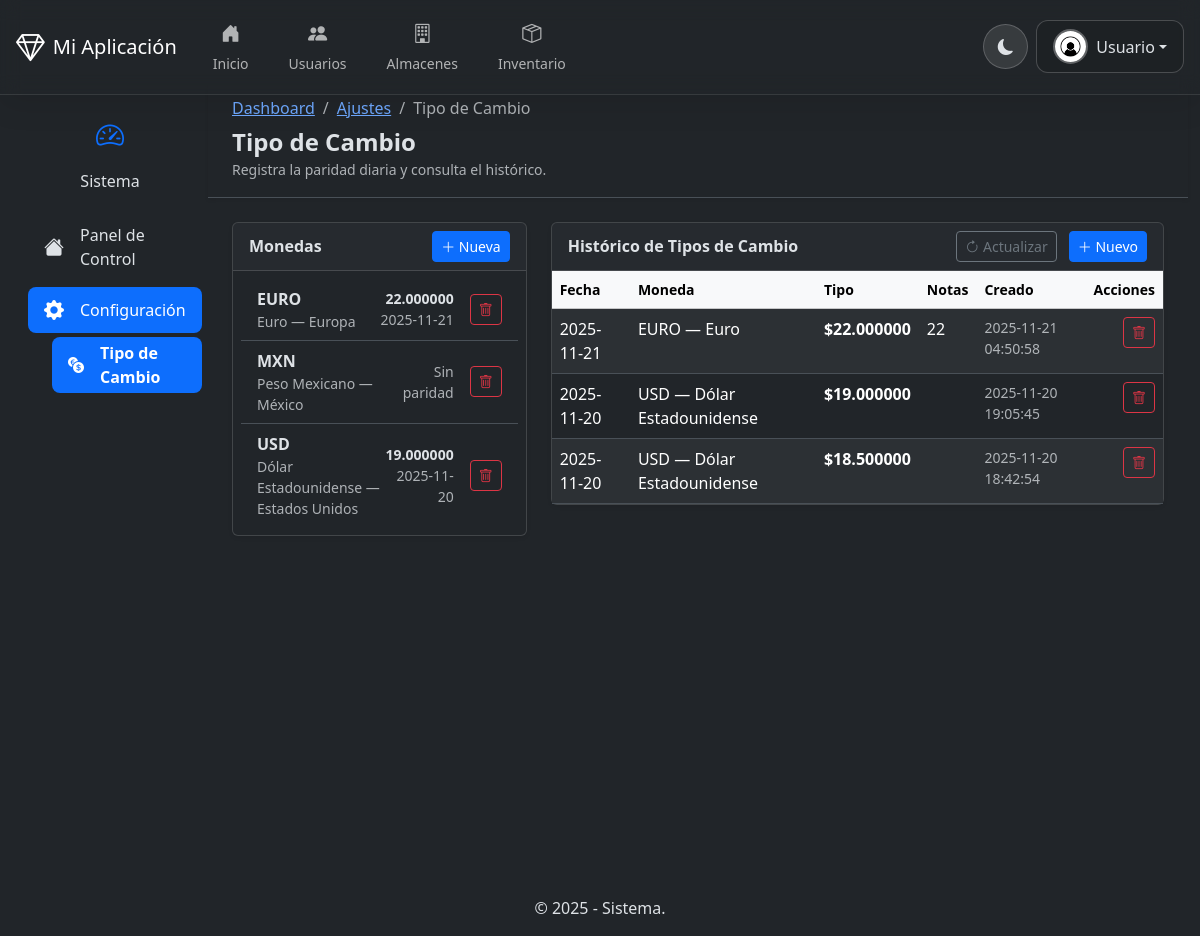
Before: /exchange_rates (signed in) with the older database file.
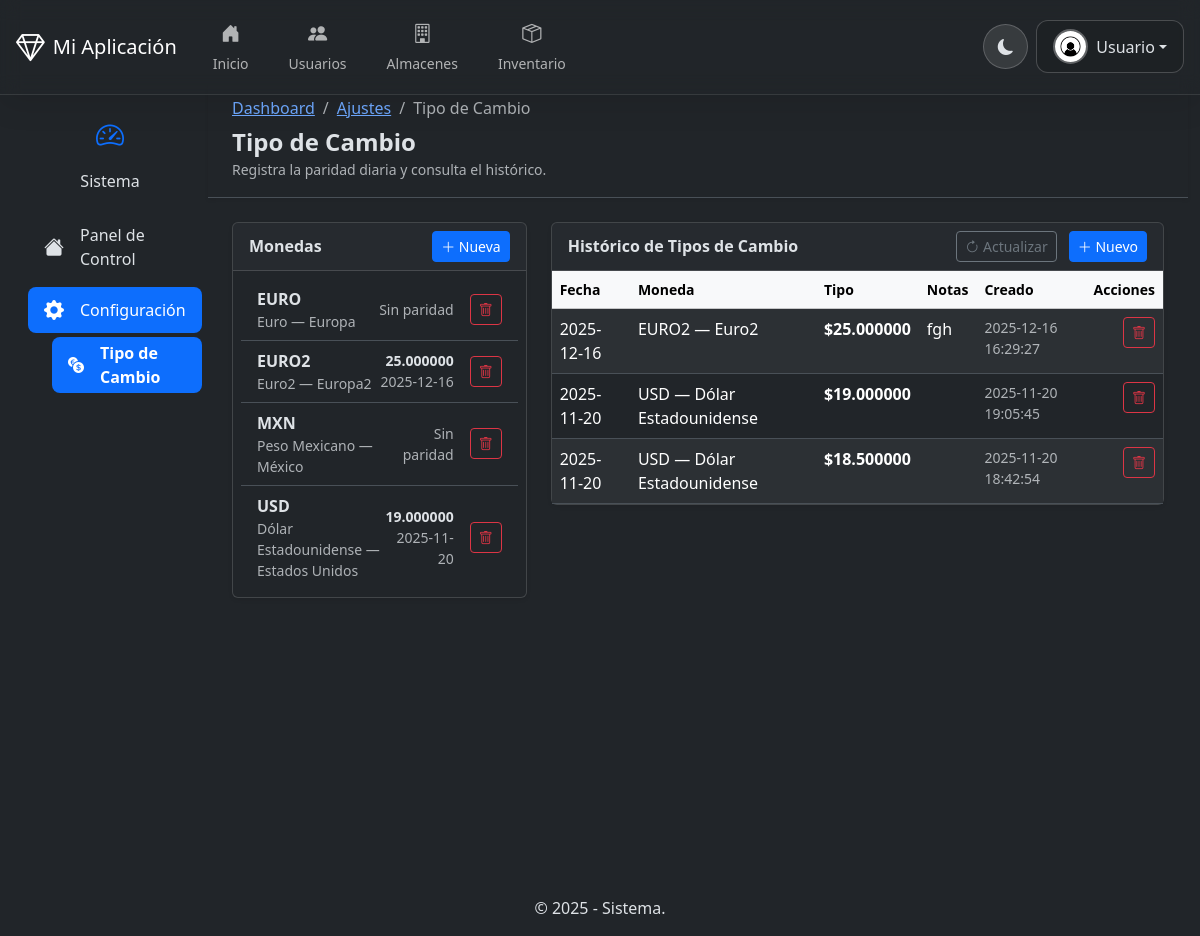
After: the same page with the newer database file.
### tables this page shows
CREATE TABLE `currencies` (
  `currency_id` int(11) NOT NULL,
  `currency_code` varchar(10) NOT NULL,
  `currency_name` varchar(100) NOT NULL,
  `country` varchar(100) NOT NULL,
  `created_at` timestamp NOT NULL DEFAULT current_timestamp()
);

CREATE TABLE `exchange_rates` (
  `rate_id` int(11) NOT NULL,
  `currency_id` int(11) NOT NULL,
  `rate` decimal(20,6) NOT NULL,
  `rate_date` date NOT NULL,
  `notes` text DEFAULT NULL,
  `created_at` timestamp NOT NULL DEFAULT current_timestamp()
);

### models/Database.php (called while the page is built, shortened)
<?php
class Database {
    private $connection;
    public function __construct() {
        try {
            $dsn = "mysql:host=" . DB_HOST . ";dbname=" . DB_NAME . ";charset=utf8mb4";
            $this->connection = new PDO($dsn, DB_USER, DB_PASS);
            $this->connection->setAttribute(PDO::ATTR_ERRMODE, PDO::ERRMODE_EXCEPTION);
        } catch (PDOException $e) {
            die("Fallo en la conexión a la base de datos: " . $e->getMessage());
        }
    }
    public function getConnection() {
        return $this->connection;
    }
}

### controllers/ExchangeRatesController.php (called while the page is built)
<?php
require_once __DIR__ . '/../models/ExchangeRateModel.php';
class ExchangeRatesController
{
    private $model;
    public function __construct($pdo = null)
    {
        $this->model = new ExchangeRateModel($pdo);
    }
    public function getViewData(): array
    {
        $currencies = $this->model->getCurrencies();
        $lastRates  = $this->model->getLastRates();
        $rates      = $this->model->getRates(500);
        return [
            'currencies' => $currencies,
            'lastRates'  => $lastRates,
            'rates'      => $rates
        ];
    }
}

### models/ExchangeRateModel.php (called while the page is built, shortened)
<?php
require_once __DIR__ . '/Database.php';
class ExchangeRateModel
{
    private $pdo;
    public function __construct(?PDO $pdo = null)
    {
        if ($pdo instanceof PDO) {
            $this->pdo = $pdo;
        } else {
            $this->pdo = (new Database())->getConnection();
        }
    }
    public function getCurrencies(): array
    {
        $stmt = $this->pdo->query("SELECT currency_id, currency_code, currency_name, country FROM currencies ORDER BY currency_code");
        return $stmt->fetchAll(PDO::FETCH_ASSOC);
    }
    public function getRates(int $limit = 500): array
    {
        $stmt = $this->pdo->prepare("
            SELECT er.rate_id, er.currency_id, er.rate, er.rate_date, er.notes, er.created_at, c.currency_code, c.currency_name
            FROM exchange_rates er
            JOIN currencies c ON c.currency_id = er.currency_id
            ORDER BY er.rate_date DESC, er.created_at DESC
            LIMIT :limit
        ");
        $stmt->bindValue(':limit', $limit, PDO::PARAM_INT);
        $stmt->execute();
        return $stmt->fetchAll(PDO::FETCH_ASSOC);
    }
    public function getLastRates(): array
    {
        $stmt = $this->pdo->prepare("
            SELECT er.currency_id, er.rate, er.rate_date, er.created_at
            FROM exchange_rates er
            JOIN (
              SELECT currency_id, MAX(created_at) AS max_created
              FROM exchange_rates
              GROUP BY currency_id
            ) grouped ON grouped.currency_id = er.currency_id AND grouped.max_created = er.created_at
        ");
        $stmt->execute();
        $rows = $stmt->fetchAll(PDO::FETCH_ASSOC);
        $out = [];
        foreach ($rows as $r) $out[$r['currency_id']] = $r;
        return $out;
    }
}

### views/pages/exchange_rates.php (the view, shortened to what the rows shown need)
<?php
require_once __DIR__ . '/../../controllers/ExchangeRatesController.php';
$controller = new ExchangeRatesController();
$data = $controller->getViewData();
$currencies = $data['currencies'];
$lastRates  = $data['lastRates'];
$rates      = $data['rates'];
?>
<div class="container-fluid m-0 p-0 min-vh-100" data-bs-theme="auto">
  <div class="row g-0">
    <main class="col-12 col-md-10">
      <div class="container-fluid px-4 py-4">
        <div class="row g-4">
          <div class="col-lg-4">
            <div class="card shadow-sm">
              <div class="card-body p-2">
                <ul id="currencies-list" class="list-group list-group-flush">
                  <?php if (!empty($currencies)): ?>
                    <?php foreach ($currencies as $c): ?>
                      <li class="list-group-item d-flex justify-content-between align-items-center">
                        <div>
                          <strong><?= htmlspecialchars($c['currency_code']) ?></strong>
                          <div class="small text-muted"><?= htmlspecialchars($c['currency_name']) ?> — <?= htmlspecialchars($c['country']) ?></div>
                        </div>
                        <div class="d-flex gap-2 align-items-center">
                          <?php if (!empty($lastRates[$c['currency_id']])): ?>
                            <div class="text-end me-2 small">
                              <div class="fw-bold"><?= number_format($lastRates[$c['currency_id']]['rate'], 6) ?></div>
                              <div class="text-muted"><?= htmlspecialchars($lastRates[$c['currency_id']]['rate_date']) ?></div>
                            </div>
                          <?php else: ?>
                            <div class="text-end me-2 small text-muted">Sin paridad</div>
                          <?php endif; ?>
                          <button class="btn btn-sm btn-outline-danger btn-delete-currency" data-id="<?= $c['currency_id'] ?>"><i class="bi bi-trash"></i></button>
                        </div>
                      </li>
                    <?php endforeach; ?>
                  <?php else: ?>
                    <li class="list-group-item text-muted">No hay monedas registradas.</li>
                  <?php endif; ?>
                </ul>
              </div>
            </div>
          </div>
          <div class="col-lg-8">
            <div class="card shadow-sm">
              <div class="card-body p-0">
                <div class="table-responsive">
                  <table class="table table-striped mb-0">
                    <thead class="table-light small">
                      <tr>
                        <th>Fecha</th>
                        <th>Moneda</th>
                        <th>Tipo</th>
                        <th>Notas</th>
                        <th>Creado</th>
                        <th class="text-end">Acciones</th>
                      </tr>
                    </thead>
                    <tbody id="rates-tbody">
                      <?php if (!empty($rates)): ?>
                        <?php foreach ($rates as $r): ?>
                          <tr>
                            <td><?= htmlspecialchars($r['rate_date']) ?></td>
                            <td><?= htmlspecialchars($r['currency_code']) ?> — <?= htmlspecialchars($r['currency_name']) ?></td>
                            <td class="fw-bold">$<?= number_format($r['rate'], 6) ?></td>
                            <td><?= htmlspecialchars($r['notes']) ?></td>
                            <td class="small text-muted"><?= htmlspecialchars($r['created_at']) ?></td>
                            <td class="text-end">
                              <button class="btn btn-sm btn-outline-danger btn-delete-rate" data-id="<?= $r['rate_id'] ?>"><i class="bi bi-trash"></i></button>
                            </td>
                          </tr>
                        <?php endforeach; ?>
                      <?php else: ?>
                        <tr><td colspan="6" class="text-center text-muted py-4">No hay registros de tipo de cambio.</td></tr>
                      <?php endif; ?>
                    </tbody>
                  </table>
                </div>
              </div>
            </div>
          </div>
        </div>
      </div>
    </main>
  </div>
</div>
<?php
include __DIR__ . '/../partials/layouts/navbar.php';
?>

Changed rows visible on the page:
removed exchange_rates: rate_date "2025-11-21", currency.currency_code "EURO", currency.currency_name "Euro", rate "22.000000", notes "22", created_at "2025-11-21 04:50:58"
shown differently, row unchanged: currencies "EURO": rate "22.000000" → (not shown); rate_date "2025-11-21" → (not shown); now shows "Sin paridad"
added currencies: currency_code "EURO2", currency_name "Euro2", country "Europa2", rate "25.000000", rate_date "2025-12-16"
added exchange_rates: rate_date "2025-12-16", currency.currency_code "EURO2", currency.currency_name "Euro2", rate "25.000000", notes "fgh", created_at "2025-12-16 16:29:27"
